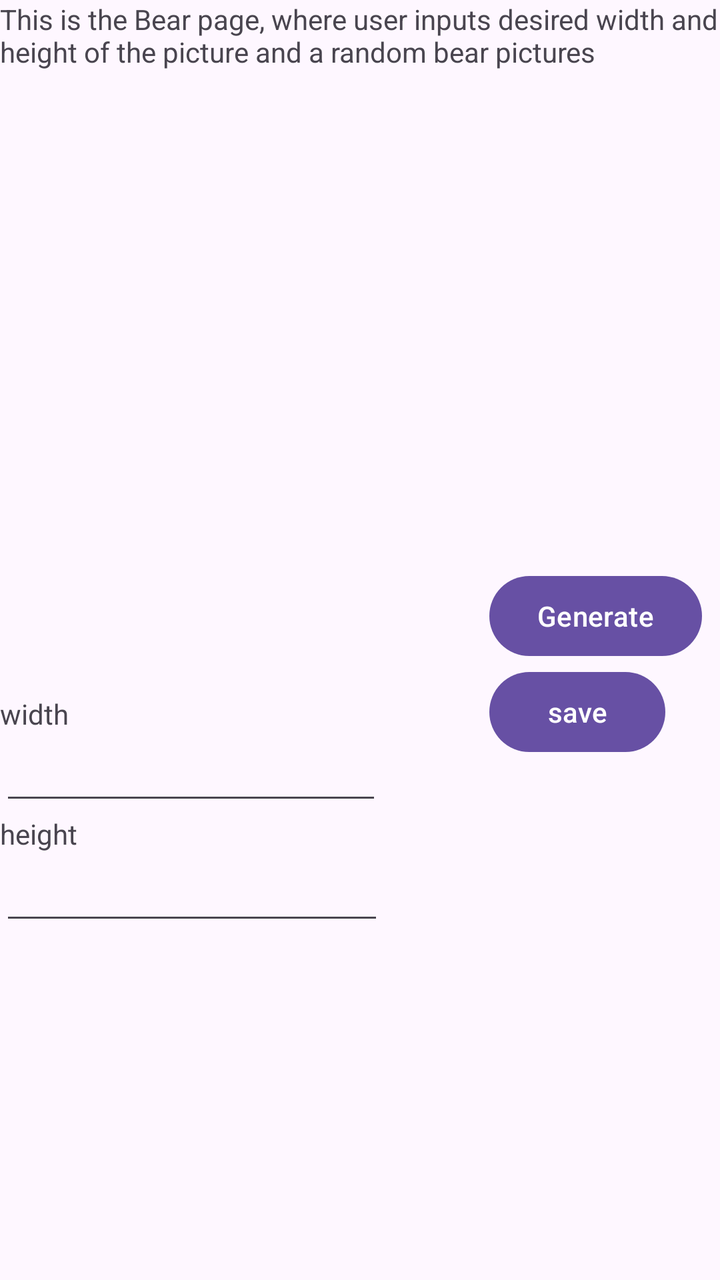
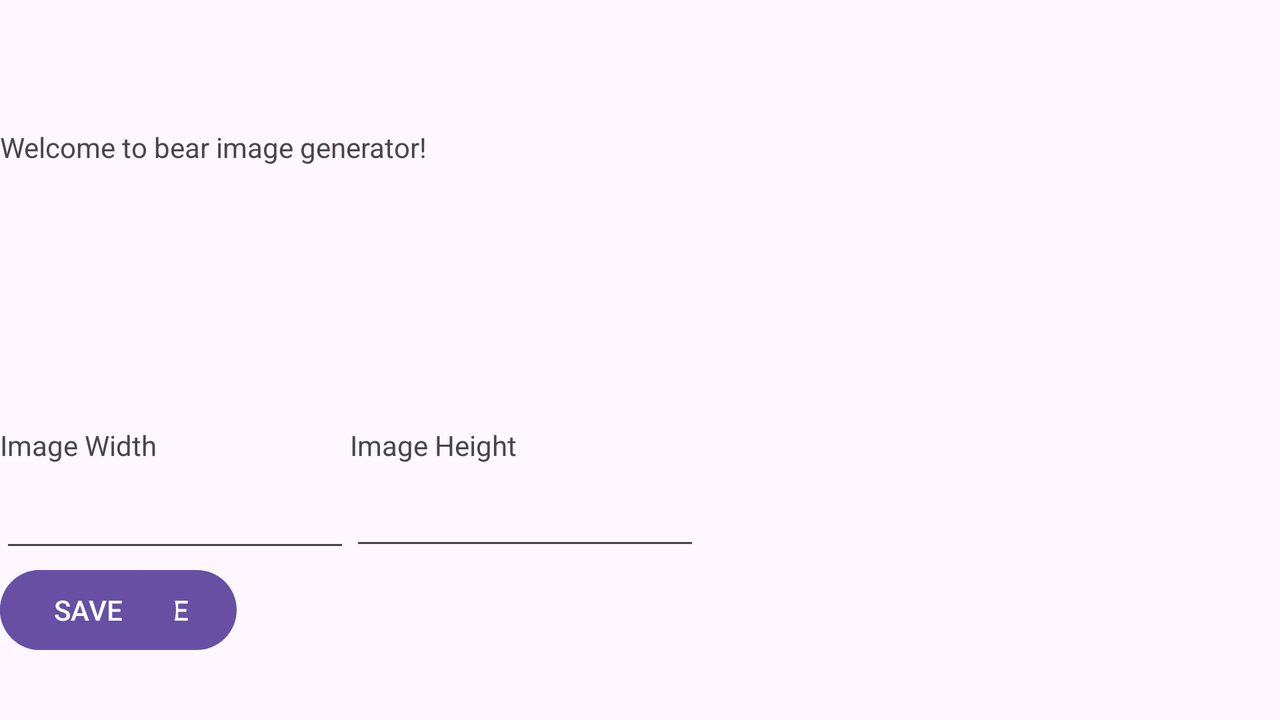

Compare how this app lays out the same screen by default and in its alternative resource folder. The renders come first, then the two layout files and the values they reference.
<!-- AndroidManifest.xml: application theme Theme.FinalProject -->
<!-- res/layout/activity_bear.xml -->
<?xml version="1.0" encoding="utf-8"?>
<androidx.constraintlayout.widget.ConstraintLayout xmlns:android="http://schemas.android.com/apk/res/android"
    xmlns:app="http://schemas.android.com/apk/res-auto"
    xmlns:tools="http://schemas.android.com/tools"
    android:layout_width="match_parent"
    android:layout_height="match_parent"
    tools:context=".bear.Bear">

    <TextView
        android:id="@+id/textView"
        android:layout_width="wrap_content"
        android:layout_height="wrap_content"
        android:text="This is the Bear page, where user inputs desired width and height of the picture and a random bear pictures"
        app:layout_constraintEnd_toEndOf="parent"
        app:layout_constraintStart_toStartOf="parent"
        app:layout_constraintTop_toTopOf="parent" />

    <com.google.android.material.textfield.TextInputEditText
        android:id="@+id/bearWidth"
        android:layout_width="191dp"
        android:layout_height="41dp"
        app:layout_constraintEnd_toEndOf="@+id/widthBear"
        app:layout_constraintHorizontal_bias="0.0"
        app:layout_constraintStart_toStartOf="@+id/widthBear"
        app:layout_constraintTop_toBottomOf="@+id/widthBear" />

    <Button
        android:id="@+id/bearGen"
        android:layout_width="wrap_content"
        android:layout_height="wrap_content"
        android:text="Generate"
        app:layout_constraintBottom_toTopOf="@+id/bearSave"
        app:layout_constraintEnd_toEndOf="parent"
        app:layout_constraintHorizontal_bias="0.859"
        app:layout_constraintStart_toEndOf="@+id/bearWidth" />

    <TextView
        android:id="@+id/heightBear"
        android:layout_width="wrap_content"
        android:layout_height="wrap_content"
        android:text="height"
        app:layout_constraintEnd_toEndOf="@+id/bearWidth"
        app:layout_constraintHorizontal_bias="0.0"
        app:layout_constraintStart_toStartOf="@+id/bearWidth"
        app:layout_constraintTop_toBottomOf="@+id/bearWidth" />

    <TextView
        android:id="@+id/widthBear"
        android:layout_width="wrap_content"
        android:layout_height="wrap_content"
        android:text="width"
        app:layout_constraintStart_toStartOf="parent"
        app:layout_constraintTop_toBottomOf="@+id/bearIMGRV" />

    <Button
        android:id="@+id/bearSave"
        android:layout_width="wrap_content"
        android:layout_height="wrap_content"
        android:layout_marginBottom="260dp"
        android:text="save"
        app:layout_constraintBottom_toBottomOf="parent"
        app:layout_constraintEnd_toEndOf="@+id/bearGen"
        app:layout_constraintHorizontal_bias="0.0"
        app:layout_constraintStart_toStartOf="@+id/bearGen" />

    <com.google.android.material.textfield.TextInputEditText
        android:id="@+id/bearHeight"
        android:layout_width="192dp"
        android:layout_height="41dp"
        app:layout_constraintEnd_toEndOf="@+id/heightBear"
        app:layout_constraintHorizontal_bias="0.0"
        app:layout_constraintStart_toStartOf="@+id/heightBear"
        app:layout_constraintTop_toBottomOf="@+id/heightBear" />

    <androidx.recyclerview.widget.RecyclerView
        android:id="@+id/bearIMGRV"
        android:layout_width="409dp"
        android:layout_height="312dp"
        app:layout_constraintTop_toBottomOf="@+id/textView"
        tools:layout_editor_absoluteX="2dp" />
</androidx.constraintlayout.widget.ConstraintLayout>
<!-- resources referenced by this layout -->
<resources>
  <style name="Theme.FinalProject" parent="Base.Theme.FinalProject" />
  <style name="Base.Theme.FinalProject" parent="Theme.Material3.DayNight.NoActionBar">
          <item name="windowActionBar">false</item>
          <item name="windowNoTitle">true</item>
          
          
          <item name="windowActionBar">false</item>
          <item name="windowNoTitle">true</item>
      </style>
</resources>
<!-- res/layout-land/activity_bear.xml (the repository's variant of the layout above) -->
<!-- drawn on the phone turned sideways -->
<?xml version="1.0" encoding="utf-8"?>
<androidx.constraintlayout.widget.ConstraintLayout xmlns:android="http://schemas.android.com/apk/res/android"
    xmlns:app="http://schemas.android.com/apk/res-auto"
    xmlns:tools="http://schemas.android.com/tools"
    android:layout_width="match_parent"
    android:layout_height="match_parent"
    tools:context=".bear.Bear"
    android:focusable="true"
    android:focusableInTouchMode="true">

    <androidx.appcompat.widget.Toolbar
        android:id="@+id/bearTool"
        android:layout_width="match_parent"
        android:layout_height="wrap_content"
        app:layout_constraintEnd_toEndOf="parent"
        app:layout_constraintStart_toStartOf="parent"
        app:layout_constraintTop_toTopOf="parent" />

    <TextView
        android:id="@+id/textView"
        android:layout_width="match_parent"
        android:layout_height="wrap_content"
        android:text="@string/bear_intro"
        app:layout_constraintEnd_toEndOf="parent"
        app:layout_constraintStart_toStartOf="parent"
        app:layout_constraintTop_toBottomOf="@+id/bearTool" />

    <com.google.android.material.textfield.TextInputEditText
        android:id="@+id/bearWidth"
        android:layout_width="175dp"
        android:layout_height="48dp"
        android:layout_marginTop="1dp"
        app:layout_constraintStart_toStartOf="parent"
        app:layout_constraintTop_toBottomOf="@+id/widthBear" />

    <Button
        android:id="@+id/bearGen"
        android:layout_width="wrap_content"
        android:layout_height="wrap_content"
        android:text="@string/bear_generate"
        app:layout_constraintStart_toStartOf="parent"
        app:layout_constraintTop_toBottomOf="@+id/bearWidth" />

    <TextView
        android:id="@+id/widthBear"
        android:layout_width="wrap_content"
        android:layout_height="wrap_content"
        android:text="@string/bear_width"
        app:layout_constraintStart_toStartOf="parent"
        app:layout_constraintTop_toBottomOf="@+id/bearView" />

    <Button
        android:id="@+id/bearSave"
        android:layout_width="wrap_content"
        android:layout_height="wrap_content"
        android:text="@string/bear_save"
        app:layout_constraintTop_toTopOf="@+id/bearGen"
        tools:layout_editor_absoluteX="118dp" />

    <androidx.recyclerview.widget.RecyclerView
        android:id="@+id/bearIMGRV"
        android:layout_width="317dp"
        android:layout_height="341dp"
        android:layout_marginStart="3dp"
        android:layout_marginTop="3dp"
        app:layout_constraintBottom_toBottomOf="parent"
        app:layout_constraintEnd_toEndOf="parent"
        app:layout_constraintStart_toEndOf="@+id/bearView"
        app:layout_constraintTop_toBottomOf="@+id/bearTool" />

    <com.google.android.material.textfield.TextInputEditText
        android:id="@+id/bearHeight"
        android:layout_width="175dp"
        android:layout_height="48dp"
        app:layout_constraintStart_toEndOf="@+id/bearWidth"
        app:layout_constraintTop_toBottomOf="@+id/heightBear" />

    <TextView
        android:id="@+id/heightBear"
        android:layout_width="wrap_content"
        android:layout_height="wrap_content"
        android:text="@string/bear_height"
        app:layout_constraintStart_toEndOf="@+id/bearWidth"
        app:layout_constraintTop_toBottomOf="@+id/bearView" />

    <ImageView
        android:id="@+id/bearView"
        android:layout_width="414dp"
        android:layout_height="213dp"
        tools:layout_editor_absoluteY="83dp"
        tools:srcCompat="@tools:sample/avatars" />
</androidx.constraintlayout.widget.ConstraintLayout>
<!-- resources referenced by the variant -->
<!-- as the phone turned sideways resolves them -->
<resources>
  <string name="bear_generate">GENERATE</string>
  <string name="bear_height">Image Height</string>
  <string name="bear_intro">Welcome to bear image generator!</string>
  <string name="bear_save">SAVE</string>
  <string name="bear_width">Image Width</string>
  <style name="Theme.FinalProject" parent="Base.Theme.FinalProject" />
  <style name="Base.Theme.FinalProject" parent="Theme.Material3.DayNight.NoActionBar">
          <item name="windowActionBar">false</item>
          <item name="windowNoTitle">true</item>
          
          
          <item name="windowActionBar">false</item>
          <item name="windowNoTitle">true</item>
      </style>
</resources>
